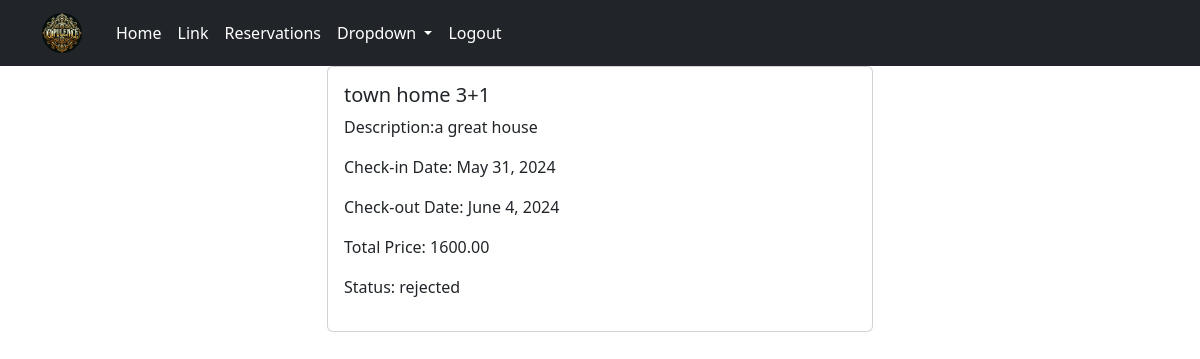
Before: /res/res-details/32 (signed in) with the older database file.
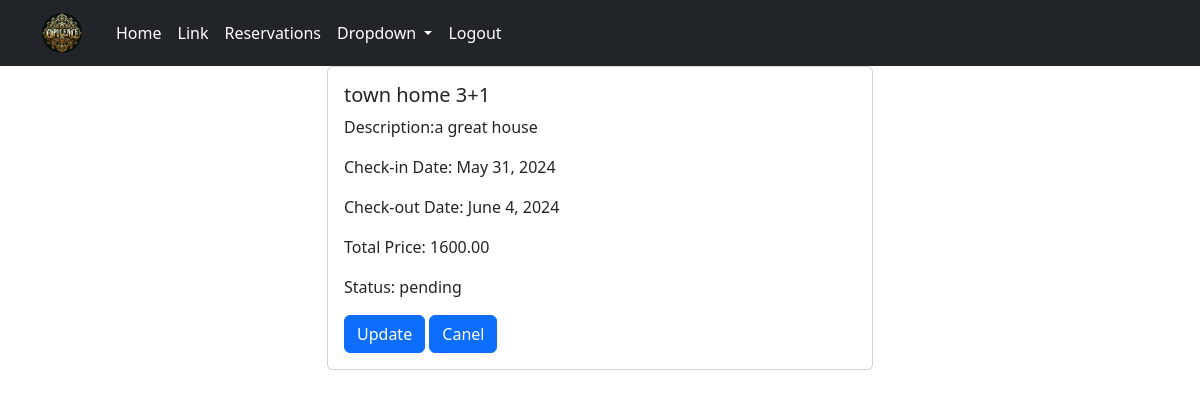
After: the same page with the newer database file.
### reservations/models.py (models this page shows, shortened)
class Reservation(models.Model):
    user = models.ForeignKey(settings.AUTH_USER_MODEL, null=True, blank=True, on_delete=models.CASCADE)
    apartment = models.ForeignKey(Apartment, on_delete=models.CASCADE)
    check_in_date = models.DateField()
    check_out_date = models.DateField()
    total_price = models.DecimalField(max_digits=10, decimal_places=2)
    reservation_status = models.ForeignKey(ReservationStatus, on_delete=models.CASCADE,default=1)

class ReservationStatus(models.Model):
    status_name = models.CharField(max_length=100, unique=True)
    def __str__(self):
        return self.status_name

### apartments/models.py (models this page shows)
class Apartment(models.Model):
    category = models.ForeignKey(Category, on_delete=models.CASCADE)
    country=models.ForeignKey(Country,on_delete=models.SET_NULL,null=True,blank=True)
    city = models.ForeignKey(City, on_delete=models.CASCADE)
    apt_name = models.CharField(max_length=255)
    description = models.TextField()
    cover_image=models.ImageField(upload_to='covers/',null=True)
    district = models.CharField(max_length=30)
    is_active = models.BooleanField(default=True)
    is_booked = models.BooleanField(default=False)
    rooms = models.IntegerField()
    beds = models.IntegerField()
    bath_rooms = models.IntegerField()
    wifi = models.BooleanField(default=False)
    tv = models.BooleanField(default=False)
    price_per_night = models.DecimalField(max_digits=10, decimal_places=2)
    user = models.ForeignKey(settings.AUTH_USER_MODEL, null=True, blank=True, on_delete=models.CASCADE)
    created_at = models.DateTimeField(auto_now_add=True,null=True)
    updated_at = models.DateTimeField(auto_now=True,null=True)
    def __str__(self):
        return self.apt_name

### reservations/views.py (the view)
# urls.py: path("res-details/<int:pk>", ReservationDetailView.as_view(), name='detail-reserv'),
class ReservationDetailView(LoginRequiredMixin, DetailView):
    model = Reservation
    template_name = "reservations/res_detail.html"
    context_object_name = "reservation"
    def get_queryset(self):
        reservations = Reservation.objects.filter(user=self.request.user)
        return reservations
    def get(self, request, *args, **kwargs):
        queryset = self.get_queryset()
        if queryset.exists():
            return super().get(request, *args, **kwargs)
        else:
            return HttpResponseRedirect(reverse('error-url'))

### templates/reservations/res_detail.html (shortened to what this page needs)
{% extends "base.html" %}
{% load static %}
{% block content %}
{% if reservation %}
<div class="container">
  <div class="row">
    <div class="col-md-6 offset-md-3">
      <div class="card">
        <div class="card-body">
          <h5 class="card-title">{{ reservation.apartment }}</h5>
          <p>Description:{{ reservation.apartment.description }}</p>
          <p>Check-in Date: {{ reservation.check_in_date }}</p>
          <p>Check-out Date: {{ reservation.check_out_date }}</p>
          <p>Total Price: {{ reservation.total_price }}</p>
          <p>Status: {{ reservation.reservation_status }}</p>
          {% if reservation.reservation_status.id == 1 %}
            <a href="{% url 'update-reserv' reservation.pk %}" class="btn btn-primary">Update</a>
            <a href="{% url 'cancel-reserv' reservation.pk %}" class="btn btn-primary">Canel</a>
          {% endif %}
        </div>
      </div>
    </div>
  </div>
</div>
{% else %}
                    <script>
                        window.location.href = "some-thing-wrong";
                    </script>
{% endif %}
{% endblock content %}

Changed rows visible on the page:
changed Reservation "town home 3+1": reservation_status "rejected" → "pending"; reservation_status_id 3 → 1 (drawn)
Other visible differences:
text now shown: "Update Canel"
